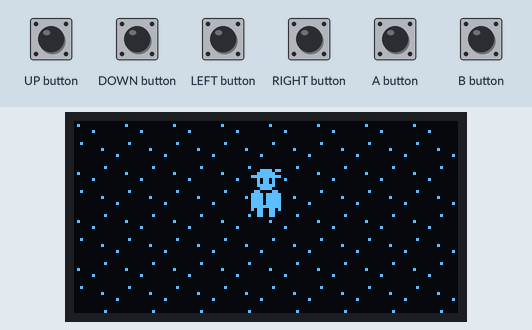
Simulated run of this sketch. Board: Arduboy, built with avr-gcc and run on an emulated ATmega32U4. Parts: 128×64 one-colour display. Inputs (shaded band) come from the test bench.

Above: at 1.2 s.
1.3 s: B button pressed for 0.15 s
At 2.9 s:
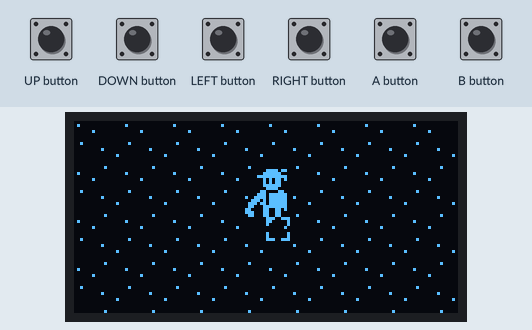
4.4 s: A button pressed for 1 s
At 5.4 s:
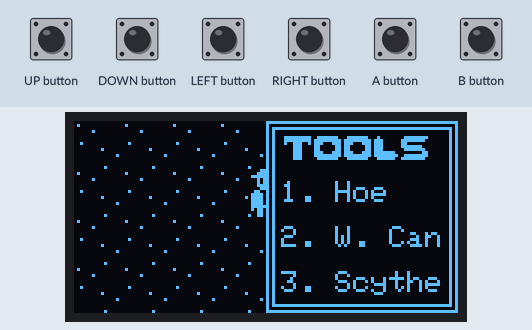
8.4 s: UP button pressed for 0.15 s
At 8.56 s:
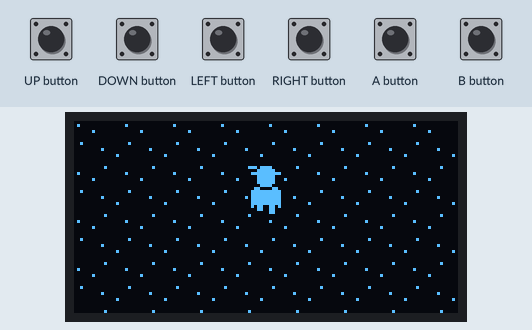
9.1 s: DOWN button pressed for 1 s
At 11.4 s:
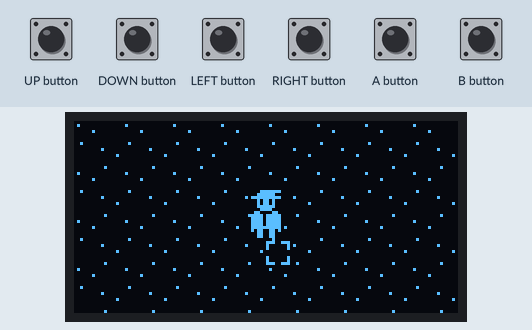
11.6 s: DOWN button pressed for 0.15 s
At 11.82 s:
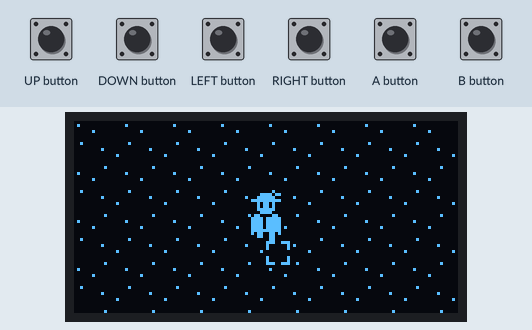
12.3 s: UP button pressed for 1 s
At 15.1 s:
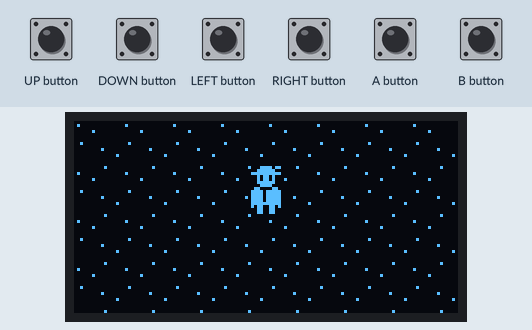
Timing chart, 0 to 15.8 s (numbered marks = the images above; inputs shaded):
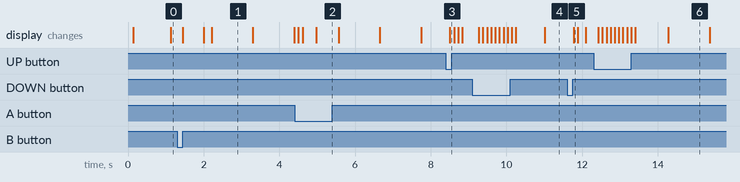

Measured:
- after the input at 1.3 s, the display: first changes after 0.15 s (image 1 shows a later state)
- after the input at 8.4 s, the display: changes after 0.11 s (image 3)
- after the input at 9.1 s, the display: first changes after 0.17 s (image 4 shows a later state)
- after the input at 11.6 s, the display: changes after 0.17 s (image 5)
- after the input at 12.3 s, the display: first changes after 0.13 s (image 6 shows a later state)
- what the display in image 1 shows lasts 1.1 s, from 2.2 s to 3.3 s

The sketch:

FarmGame.ino
```cpp
// Farm Game
// Created by dryzob
// For Arduboy FX mini console

#include <Arduboy2.h>
Arduboy2 arduboy; // This object needed for most func

#include "FarmGameSprites.h"
#include "Farmer.h"
#include "Crop.h"
#include "Menu.h"

void setup() {
  arduboy.begin();
  arduboy.setFrameRate(gameFPS);
  // Serial.begin(9600);
  arduboy.initRandomSeed();
  buildInitialGrid();
}

void loop() {
  if(!arduboy.nextFrame()) return; // Prevents game from running fast
  arduboy.clear();
  arduboy.pollButtons();


  // TODO: Move these function calls to own function


  controlFarmer(farmer);
  controlMenu();
  updateFarmer(farmer);
  updateSelector(farmer, selector);

  drawBackground();
  drawFarmer(farmer);
  drawSelector(selector);
  drawMenu();

  // arduboy.fillRect(farmer.x-1, farmer.y, 3, 3); // Debug hitbox type thing

  arduboy.display();
}
```

Crop.h
```cpp
// This will hold the logic for crops and ground tiles

#ifndef CROP_H
#define CROP_H

enum class BGObject : uint8_t {
  ground1, ground2,
  tilled,
  water1, water2,
  count
};

enum class Carrots : uint8_t {
  baby1, baby2, teen1, teen2, adult
};

const uint8_t gridMaxX = WIDTH / 8;
const uint8_t gridMaxY = HEIGHT / 8;
const uint8_t gridSize = gridMaxX * gridMaxY;
uint16_t grid[gridSize];
const uint8_t BGOffset = 6;

void drawBackground() {
  // Gonna use a 8x8 tile set for the background
  uint8_t index = 0;
  for(uint8_t backY = 0; backY <= HEIGHT; backY += tileSize) {
    for(uint8_t backX = 0; backX <= WIDTH; backX += tileSize) {
      switch(grid[index]) {
        // Ground types
        case static_cast<uint8_t>(BGObject::ground1):
          Sprites::drawOverwrite(backX, backY, BG, 0);
          break;
        case static_cast<uint8_t>(BGObject::ground2):
          Sprites::drawOverwrite(backX, backY, BG, 1);
          break;
        case static_cast<uint8_t>(BGObject::tilled):
          Sprites::drawOverwrite(backX, backY, BG, 2);
          break;
        case static_cast<uint8_t>(BGObject::water1):
          Sprites::drawOverwrite(backX, backY, BG, 3);
          break;
        case static_cast<uint8_t>(BGObject::water2):
          Sprites::drawOverwrite(backX, backY, BG, 4);
          break;
        // Carrots
        case static_cast<uint8_t>(Carrots::baby1) + BGOffset:
          Sprites::drawOverwrite(backX, backY, Carrots, 0);
          break;
        case static_cast<uint8_t>(Carrots::baby2) + BGOffset:
          Sprites::drawOverwrite(backX, backY, Carrots, 1);
          break;
        case static_cast<uint8_t>(Carrots::teen1) + BGOffset:
          Sprites::drawOverwrite(backX, backY, Carrots, 2);
          break;
        case static_cast<uint8_t>(Carrots::teen2) + BGOffset:
          Sprites::drawOverwrite(backX, backY, Carrots, 3);
          break;
        case static_cast<uint8_t>(Carrots::adult) + BGOffset:
          Sprites::drawOverwrite(backX, backY, Carrots, 4);
          break;
      }
      index++;
      if(index > (gridSize-1)) {
        index = 0;
      }
    }
  }
}

/****************************************/
/*Name: updateCrop                      */
/*This will update the sprites of crops */
/****************************************/
void updateCrop() {
  for(uint8_t index = 0; index < gridSize; index++) {
    if(arduboy.everyXFrames(3)){
      switch(grid[index]) {
        // Water Animation
        case static_cast<uint8_t>(BGObject::water1):
          grid[index] = static_cast<uint8_t>(BGObject::water2);
          break;
        case static_cast<uint8_t>(BGObject::water2):
          grid[index] = static_cast<uint8_t>(BGObject::water1);
          break;
        // Carrot animations
        case static_cast<uint8_t>(Carrots::baby1) + BGOffset:
          grid[index] = static_cast<uint8_t>(Carrots::baby2);
          break;
        case static_cast<uint8_t>(Carrots::baby2) + BGOffset:
          grid[index] = static_cast<uint8_t>(Carrots::baby1);
          break;
        case static_cast<uint8_t>(Carrots::teen1) + BGOffset:
          grid[index] = static_cast<uint8_t>(Carrots::teen2);
          break;
        case static_cast<uint8_t>(Carrots::teen2) + BGOffset:
          grid[index] = static_cast<uint8_t>(Carrots::teen1);
          break;
      }
    }
  }
}

void buildInitialGrid() {
  for(uint8_t i = 0; i < (gridSize); i++) {
    if(i%2 == 0) {
      grid[i] = static_cast<uint8_t>(BGObject::ground1);
    } else {
      grid[i] = static_cast<uint8_t>(BGObject::ground2);
    }
  }
}


#endif
```

Farmer.h
```cpp
// This will house all the logic for the farmer
// including controlling, updating, and drawing

#ifndef FARMER_H
#define FARMER_H

#include "Utility.h"

#define SELOFFSET 8

enum class Stance : uint8_t {
  Idle,
  Walk,
  Water,
  Hoe,
  Harvest,
  // Plant /* This isn't in yet */
};

enum class Direction : uint8_t {
  South, West, North, East
};

enum WalkFrame : uint8_t {
  South1, South2,
  West1, West2,
  North1, North2,
  East1, East2,
  None
};

enum class TillFrame : uint8_t {
  Frame1 = 20, Frame2 = 21, end = 22
};
enum class WaterFrame : uint8_t {
  Frame1 = 30, Frame2 = 31, end = 32
};
enum class HarvestFrame : uint8_t {
  Frame1 = 40, Frame2 = 41, end = 42
};

struct Farmer {
  uint16_t x;
  uint16_t y;
  Stance stance;
  Direction direction;
  bool canMove;
  bool inAction;
  uint8_t frame;
  const uint8_t *image;
  const uint8_t *mask;
  Farmer(uint16_t initX, uint16_t initY) {
    x = initX;
    y = initY;
    stance = Stance::Idle;
    direction = Direction::South;
    canMove = true;
    inAction = false;
    frame = 0;
    image = FarmerIdle;
    mask = FarmerIdleMask;
  }
};

struct Selector {
  uint16_t trueX;
  uint16_t trueY;
  uint16_t roundX;
  uint16_t roundY;
  const uint8_t *image;
  const uint8_t *mask;
  bool visable;
  Selector(uint16_t initX, uint16_t initY) {
    trueX = initX;
    trueY = initY;
    roundX = 0;
    roundY = 0;
    image = SelectorImage;
    mask = SelectorImageMask;
    visable = true;
  }
};

const uint8_t *farmerImages[] = {FarmerIdle, FarmerWalk, WaterGround, TillGround, HarvestGround};
const uint8_t *farmerMasks[] = {FarmerIdleMask, FarmerWalkMask, WaterGroundMask, TillGroundMask, HarvestGroundMask};

Farmer farmer(WIDTH/2, HEIGHT/2);
Selector selector(farmer.x + (getImageWidth(FarmerIdle) - getImageWidth(SelectorImage))/2, farmer.y + SELOFFSET);

// FUNCTIONS
void controlFarmer(Farmer &farmer) {
  arduboy.print("control");
  // This will be where all the controls will be set
  if(farmer.canMove && !farmer.inAction) {
    if(arduboy.pressed(UP_BUTTON)) {
      farmer.y -= 1;
      farmer.stance = Stance::Walk;
      farmer.direction = Direction::North;
      if(farmer.frame != WalkFrame::North1 && farmer.frame != WalkFrame::North2) {
        farmer.frame = WalkFrame::North1;
      }

    }
    if(arduboy.pressed(DOWN_BUTTON)) {
      farmer.y += 1;
      farmer.stance = Stance::Walk;
      farmer.direction = Direction::South;
      if(farmer.frame != WalkFrame::South1 && farmer.frame != WalkFrame::South2) {
        farmer.frame = WalkFrame::South1;
      }

    }
    if(arduboy.pressed(LEFT_BUTTON)) {
      farmer.x -= 1;
      farmer.stance = Stance::Walk;
      farmer.direction = Direction::West;
      if(farmer.frame != WalkFrame::West1 && farmer.frame != WalkFrame::West2) {
        farmer.frame = WalkFrame::West1;
      }

    }
    if(arduboy.pressed(RIGHT_BUTTON)) {
      farmer.x += 1;
      farmer.stance = Stance::Walk;
      farmer.direction = Direction::East;
      if(farmer.frame != WalkFrame::East1 && farmer.frame != WalkFrame::East2) {
        farmer.frame = WalkFrame::East1;
      }
    }
    if(arduboy.notPressed(UP_BUTTON | DOWN_BUTTON | LEFT_BUTTON | RIGHT_BUTTON)) {
      farmer.stance = Stance::Idle;
      farmer.frame = 0;
    }
    if(arduboy.justPressed(B_BUTTON)) {
      farmer.inAction = true;
    }
  }
  if(farmer.inAction) {
    switch(currSelection[0]) {
      case 0:
        farmer.stance = Stance::Hoe;
        if(farmer.frame != static_cast<uint8_t>(TillFrame::Frame1) && farmer.frame != static_cast<uint8_t>(TillFrame::Frame2) && farmer.frame != static_cast<uint8_t>(TillFrame::end)) {
          farmer.frame = static_cast<uint8_t>(TillFrame::Frame1);
        }
        break;
      case 1:
        farmer.stance = Stance::Water;
        if(farmer.frame != static_cast<uint8_t>(WaterFrame::Frame1) && farmer.frame != static_cast<uint8_t>(WaterFrame::Frame2) && farmer.frame != static_cast<uint8_t>(WaterFrame::end)) {
          farmer.frame = static_cast<uint8_t>(WaterFrame::Frame1);
        }
        break;
      case 2:
        farmer.stance = Stance::Harvest;
        if(farmer.frame != static_cast<uint8_t>(HarvestFrame::Frame1) && farmer.frame != static_cast<uint8_t>(HarvestFrame::Frame2) && farmer.frame != static_cast<uint8_t>(HarvestFrame::end)) {
          farmer.frame = static_cast<uint8_t>(HarvestFrame::Frame1);
        }
        break;
    }
  }
  if(farmer.x > WIDTH) farmer.x = WIDTH;
  if(farmer.x < 1) farmer.x = 1;
  if(farmer.y > HEIGHT) farmer.y = HEIGHT;
  if(farmer.y < 1) farmer.y = 1;
}

void updateFarmer(Farmer &farmer) {
  arduboy.print("update");
  uint8_t animationFrames = 10;
  // This will be the animation changes and the like
  switch(farmer.stance) {
    case Stance::Idle:
      break;

    case Stance::Walk:
      if(arduboy.everyXFrames(3)) {
        switch(farmer.frame) {
          case WalkFrame::South1:
            farmer.frame = WalkFrame::South2;
            break;
          case WalkFrame::South2:
            farmer.frame = WalkFrame::South1;
            break;

          case WalkFrame::West1:
            farmer.frame = WalkFrame::West2;
            break;
          case WalkFrame::West2:
            farmer.frame = WalkFrame::West1;
            break;

          case WalkFrame::North1:
            farmer.frame = WalkFrame::North2;
            break;
          case WalkFrame::North2:
            farmer.frame = WalkFrame::North1;
            break;

          case WalkFrame::East1:
            farmer.frame = WalkFrame::East2;
            break;
          case WalkFrame::East2:
            farmer.frame = WalkFrame::East1;
            break;

          default:
            break;
        }
      }
    case Stance::Water:
      if(waitXFrames(animationFrames)) {
        switch(farmer.frame) {
          case static_cast<uint8_t>(WaterFrame::Frame1):
            farmer.frame = static_cast<uint8_t>(WaterFrame::Frame2);
            break;
          case static_cast<uint8_t>(WaterFrame::Frame2):
            farmer.frame = static_cast<uint8_t>(WaterFrame::end);
            break;
          case static_cast<uint8_t>(WaterFrame::end):
            farmer.canMove = true;
            farmer.inAction = false;
            break;
          default:
            break;
        }
      }
    case Stance::Hoe:
      if(waitXFrames(animationFrames)) {
        switch(farmer.frame) {
          case static_cast<uint8_t>(TillFrame::Frame1):
            farmer.frame = static_cast<uint8_t>(TillFrame::Frame2);
            break;
          case static_cast<uint8_t>(TillFrame::Frame2):
            farmer.frame = static_cast<uint8_t>(TillFrame::end);
            break;
          case static_cast<uint8_t>(TillFrame::end):
            farmer.canMove = true;
            farmer.inAction = false;
            break;
          default:
            break;
        }
      }
    case Stance::Harvest:
      if(waitXFrames(animationFrames)) {
        switch(farmer.frame) {
          case static_cast<uint8_t>(HarvestFrame::Frame1):
            farmer.frame = static_cast<uint8_t>(HarvestFrame::Frame2);
            break;
          case static_cast<uint8_t>(HarvestFrame::Frame2):
            farmer.frame = static_cast<uint8_t>(HarvestFrame::end);
            break;
          case static_cast<uint8_t>(HarvestFrame::end):
            farmer.canMove = true;
            farmer.inAction = false;
            break;
          default:
            break;
        }
      }
    default:
      // do nothing
      break;
  }
}

void updateSelector(Farmer &farmer, Selector &selector) {
  if(farmer.canMove) {
    switch(farmer.direction) {
      case Direction::South:
        selector.trueX = farmer.x;
        selector.trueY = farmer.y + SELOFFSET;
        break;
      case Direction::West:
        selector.trueX = farmer.x - (SELOFFSET*2);
        selector.trueY = farmer.y;
        break;
      case Direction::North:
        selector.trueX = farmer.x;
        selector.trueY = farmer.y - SELOFFSET;
        break;
      case Direction::East:
        selector.trueX = farmer.x + SELOFFSET;
        selector.trueY = farmer.y;
        break;
      default:
        break;
    }
    // [[BUG]] Will still cause a wrap due to SELOFFSET
    if(selector.trueX > WIDTH) selector.trueX = WIDTH;
    if(selector.trueX < 1) selector.trueX = 1;
    if(selector.trueY > HEIGHT) selector.trueY = HEIGHT;
    if(selector.trueX < 1) selector.trueY = 1;
    // Now to round these true values to the grid
    selector.roundX = ((selector.trueX + tileSize/2) / tileSize) * tileSize;
    selector.roundY = ((selector.trueY + tileSize/2) / tileSize) * tileSize;
  }
}

void drawFarmer(Farmer &farmer) {
  uint8_t imageIndex = static_cast<uint8_t>(farmer.stance);
  uint8_t imageFrame = farmer.frame;
  uint8_t maskFrame = 0;
  // if(farmer.stance == Stance::Idle) {
  //    farmer.frame = 0;
  // } else {
  //   maskFrame = farmer.frame;
  // }
  switch(farmer.stance) {
    case Stance::Idle:
      imageFrame = 0;
      break;
    case Stance::Walk:
      maskFrame = imageFrame;
      break;
    case Stance::Harvest:
      imageFrame -= 40;
      maskFrame = imageFrame;
      break;
    case Stance::Water:
      imageFrame -= 30;
      maskFrame = imageFrame;
      break;
    case Stance::Hoe:
      imageFrame -= 20;
      maskFrame = imageFrame;
      break;
  }
  farmer.image = farmerImages[imageIndex];
  farmer.mask = farmerMasks[imageIndex];
  Sprites::drawExternalMask(farmer.x - getImageWidth(farmer.image)/2, farmer.y - getImageHeight(farmer.image),
                            farmer.image, farmer.mask, imageFrame, maskFrame);
}

void drawSelector(Selector &selector) {
  uint8_t flashDelay = 10;
  if(arduboy.everyXFrames(flashDelay)){
    selector.visable = !selector.visable;
  }
  if(selector.visable) {
    Sprites::drawExternalMask(selector.roundX, selector.roundY - getImageHeight(selector.image),
                              selector.image, selector.mask, 0, 0);
  }
}

#endif
```

Utility.h
```cpp
// General functions/variables used by all files

#ifndef UTILITY_H
#define UTILITY_H

// VARIABLES
const uint8_t tileSize = 8;
const uint8_t gameFPS = 30;
uint8_t currSelection[] = {0, 0, 0};
uint8_t waitCounter = 0;

// FUNCTIONS
uint8_t getImageHeight(const uint8_t *image) {
  return pgm_read_byte_near(image + 1);
}

uint8_t getImageWidth(const uint8_t *image) {
  return pgm_read_byte_near(image);
}

bool waitXFrames(uint8_t frames) {
  if(waitCounter >= frames) {
    waitCounter = 0;
    return true;
  } else {
    waitCounter += 1;
    return false;
  }
}

void setRGB(char color) {
  uint8_t brightness = 15;
  switch(color) {
    case 'r':
      // set red light
      arduboy.setRGBled(brightness, 0, 0);
      break;
    case 'b':
      // set blue light
      arduboy.setRGBled(0, 0, brightness);
      break;
    case 'g':
      // set green light
      arduboy.setRGBled(0, brightness, 0);
      break;
    default:
      // turn off lights
      arduboy.setRGBled(0, 0, 0);
  }
}

#endif
```

Source omitted: mGameSprites.h (data table, 13296 bytes), Menu.h (5006 bytes)
